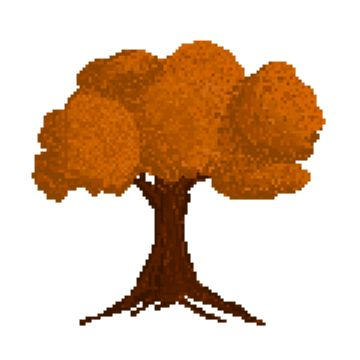
#> input picture Image/pohon.jpg, 360 x 360 px, found by its file name
$ python Latihan3.py
#> lines starting #> are read from the running program, lines starting #| are printed output that depends on the picture
import cv2
from matplotlib import pyplot as plt
import numpy as np

# Load image
img = cv2.imread("image/pohon.jpg")
#> img is the input picture: shape (360, 360, 3); mean B, G, R 173.4, 196.1, 223

# Cek apakah gambar ditemukan
if img is None:
    print("Gambar tidak ditemukan. Periksa jalur file!")
    exit()

# Konversi ke grayscale
gray = cv2.cvtColor(img, cv2.COLOR_BGR2GRAY)
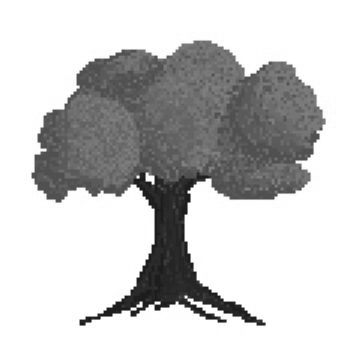
#> gray: shape (360, 360); min 11, max 255, mean 201.5

# Plot gambar
fig = plt.figure()
fig.add_subplot(211)
plt.imshow(cv2.cvtColor(img, cv2.COLOR_BGR2RGB))  # Konversi ke RGB untuk plt.imshow()
plt.axis('off')

fig.add_subplot(212)
plt.imshow(gray, cmap='gray')
plt.axis('off')

plt.show()
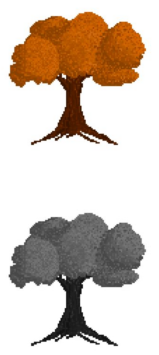
#> figure drawn by matplotlib, 2 panels

$ run again, with Image/bird.jpg copied over Image/pohon.jpg
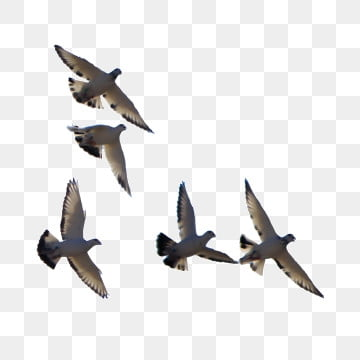
#> input picture Image/bird.jpg, 360 x 360 px, found by its file name
#> img is the input picture: shape (360, 360, 3); mean B, G, R 230.1, 230.3, 231
#> `plt.show()`:
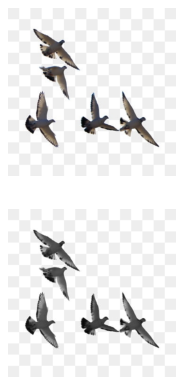
#> figure drawn by matplotlib, 2 panels
